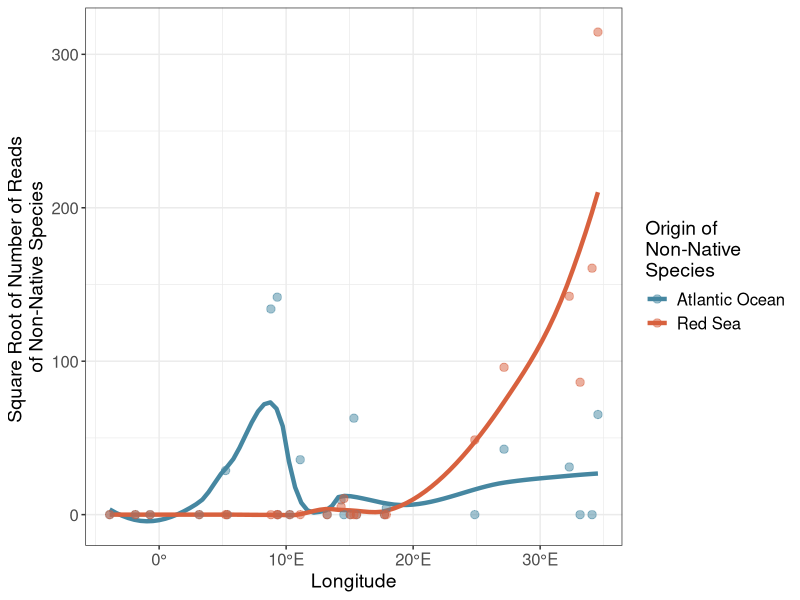
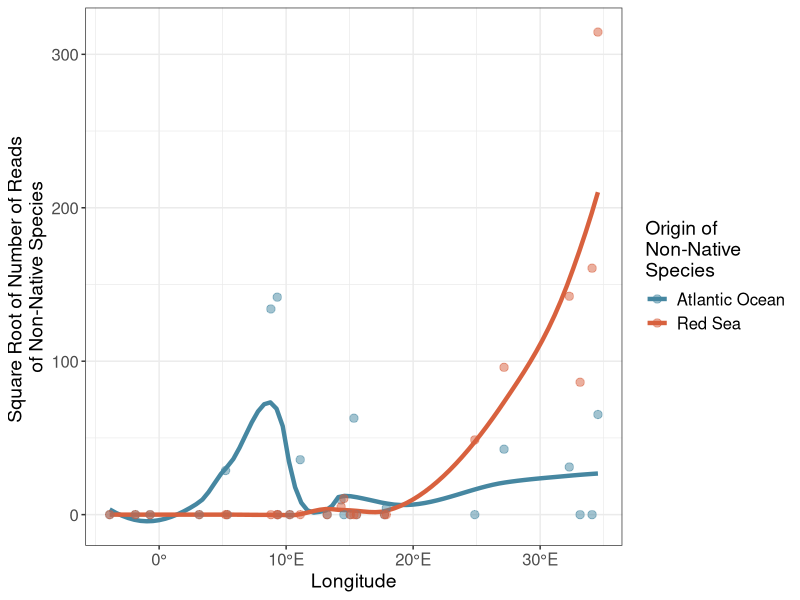

Write R code to recreate these figures, in order.
# install.packages("dplyr")
# install.packages("tidyr")
# install.packages("ggplot2")

library(dplyr)
library(tidyr)
library(ggplot2)

eDNA_merged_MPA <- read.csv("../data/3_eDNA_cleaning/3_3_eDNA_region_cleaned/3_3_eDNA_merged_MPA.csv", header = TRUE, sep = ",", dec = ".", check.names = FALSE)
combined_database <- read.csv("../data/1_species_database/1_2_combined_database_complete.csv", header = TRUE, sep = ",", dec = ".")
sample_info <- read.csv("../data/2_Mediterranean_map/sample_locations_info.csv", header = TRUE, sep = ",", dec = ".")

### filter for invasive species only 

invasive_eDNA_merged_MPA <- eDNA_merged_MPA %>%
  left_join(
    combined_database %>%
      dplyr::select(species_name_fishbase, invasive, origin),
    by = "species_name_fishbase"
  ) %>%
  filter(invasive == 1)

### add up reads per MPA regardless of species only origin

read_counts <- invasive_eDNA_merged_MPA %>%
  dplyr::group_by(origin) %>%
  dplyr::summarise(
    dplyr::across(
      `10001`:`90009`,
      ~sum(.x, na.rm = TRUE)
    ),
    .groups = "drop"
  )

read_counts_long <- read_counts %>%
  pivot_longer(
    cols = -origin,
    names_to = "MPA_Identi",
    values_to = "reads"
  ) %>%
  mutate(MPA_Identi = as.integer(MPA_Identi))

### add coordinates

plot_df_reads <- read_counts_long %>%
  left_join(
    sample_info %>% 
      dplyr::select(MPA_Identi, decimalLongitude) %>%
      distinct(),
    by = "MPA_Identi"
  )

### log reads

plot_df_reads <- plot_df_reads %>%
  mutate(
    reads_sqrt = sqrt(reads)
  )

### plot

ggplot(plot_df_reads, aes(
  x = decimalLongitude,
  y = reads_sqrt,
  colour = origin
)) +
  geom_smooth(
    method = "loess",
    se = FALSE,
    span = 0.5,
    linewidth = 1.5
  ) +
  geom_point(
    size = 2.5,
    alpha = 0.5
  ) +
  scale_colour_manual(
    values = c(
      "A" = "#4687a1",
      "RS" = "#d8613e"
    ),
    labels = c(
      "A" = "Atlantic Ocean",
      "RS" = "Red Sea"
    )
  ) +
  scale_x_continuous(
    labels = function(x) {
      ifelse(
        x < 0,
        paste0(abs(x), "°W"),
        ifelse(
          x == 0,
          "0°",
          paste0(x, "°E")
        )
      )
    }
  ) +
  labs(
    x = "Longitude",
    y = "Square Root of Number of Reads \nof Non-Native Species",
    colour = "Origin of \nNon-Native \nSpecies"
  ) +
  theme_bw() +
  theme(
    legend.position = "right",
    legend.text = element_text(size = 12),
    legend.title = element_text(size = 14),
    axis.text = element_text(size = 12),
    axis.title = element_text(size = 14)
  )

ggsave(
  filename = "1_richness/1_4_reads_scatterplot.pdf",
  plot = last_plot(),
  device = "pdf",
  width = 6,
  height = 4,
  dpi = 1200
)
